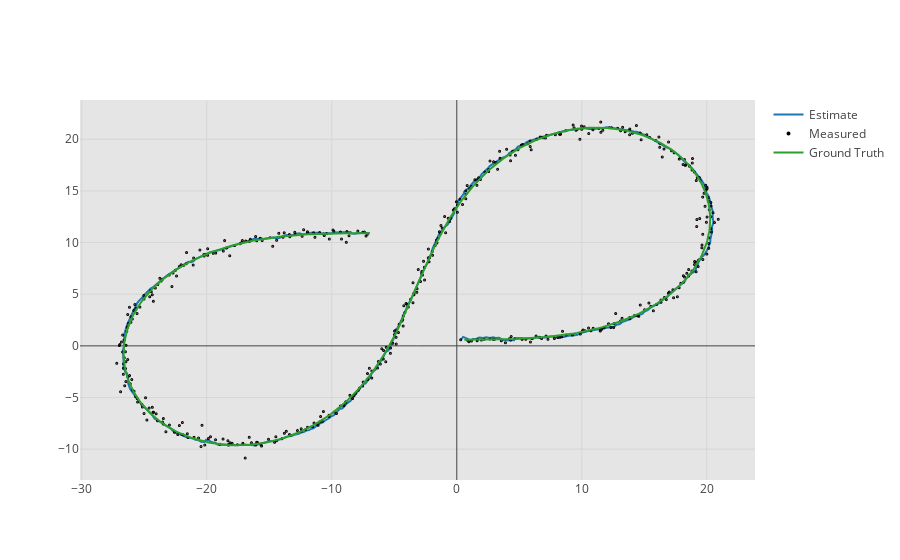

Notebook code cell kept with this figure:
### Code cell
#estimations
trace1 = Scatter(
    x=table_ekf_output['px_est'], #Px - Estimated
    y=table_ekf_output['py_est'], #Py - Estimated
    xaxis='x2',
    yaxis='y2',
    name='Estimate'

)

#measurement
trace2 = Scatter(
    x=table_ekf_output['px_meas'], # Px
    y=table_ekf_output['py_meas'], # Py
    xaxis='x2',
    yaxis='y2',
    name='Measured',
    mode='markers',
    marker = dict(
        size = 1,
        color = 'rgba(152, 0, 0, .8)',
        line = dict(
            width = 2,
            color = 'rgb(0, 0, 0)'
        )
    )
)

#ground truth
trace3 = Scatter(
    x=table_ekf_output['px_gt'], # Px - GT
    y=table_ekf_output['py_gt'], # Py - GT
    xaxis='x2',
    yaxis='y2',
    name='Ground Truth'
)

data = [trace1,trace2,trace3]

layout = Layout(
    xaxis2=dict(
   
        anchor='y2'
    ),
    yaxis2=dict(
    
        anchor='x2'
    )
)

layout = Layout(
    paper_bgcolor='rgb(255,255,255)',
    plot_bgcolor='rgb(229,229,229)',
    xaxis=XAxis(
        gridcolor='rgb(255,255,255)',
        range=[1,10],
        showgrid=True,
        showline=False,
        showticklabels=False,
        tickcolor='rgb(127,127,127)',
        ticks='outside',
        zeroline=False
    ),
    yaxis=YAxis(
        gridcolor='rgb(255,255,255)',
        showgrid=True,
        showline=False,
        showticklabels=False,
        tickcolor='rgb(127,127,127)',
        ticks='outside',
        zeroline=False
    ),
)
fig = Figure(data=data, layout=layout)
py.iplot(fig, filename= 'EKF')

### Figure 1 — Plotly figure (JSON) as saved in the notebook; plotly's stock layout.template omitted (floating-point values rounded to 4 significant figures; data arrays with more than 128 entries replaced by an {"elided": "..."} marker saying what was removed)
{"data": [{"name": "Estimate", "type": "scatter", "x": {"elided": "500 float values"}, "xaxis": "x2", "y": {"elided": "500 float values"}, "yaxis": "y2"}, {"marker": {"color": "rgba(152, 0, 0, .8)", "line": {"color": "rgb(0, 0, 0)", "width": 2}, "size": 1}, "mode": "markers", "name": "Measured", "type": "scatter", "x": {"elided": "500 float values"}, "xaxis": "x2", "y": {"elided": "500 float values"}, "yaxis": "y2"}, {"name": "Ground Truth", "type": "scatter", "x": {"elided": "500 float values"}, "xaxis": "x2", "y": {"elided": "500 float values"}, "yaxis": "y2"}], "layout": {"paper_bgcolor": "rgb(255,255,255)", "plot_bgcolor": "rgb(229,229,229)", "xaxis": {"gridcolor": "rgb(255,255,255)", "range": [1, 10], "showgrid": true, "showline": false, "showticklabels": false, "tickcolor": "rgb(127,127,127)", "ticks": "outside", "zeroline": false}, "yaxis": {"gridcolor": "rgb(255,255,255)", "showgrid": true, "showline": false, "showticklabels": false, "tickcolor": "rgb(127,127,127)", "ticks": "outside", "zeroline": false}}}
